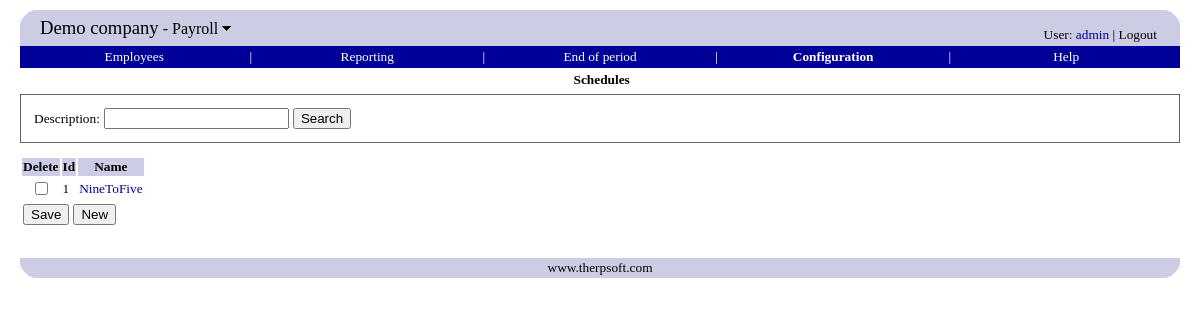
The page /payroll/schedules.php (signed in) on the database its author committed.
### tables this page shows
CREATE TABLE `companyinfo` (
  `companyname` varchar(80) default NULL,
  `vatnumber` varchar(32) default NULL,
  `streetaddress` varchar(128) default NULL,
  `city` varchar(32) default NULL,
  `zipcode` varchar(20) default NULL,
  `email` varchar(80) default NULL
);

CREATE TABLE `schedule` (
  `scheduleid` int(11) NOT NULL auto_increment,
  `description` varchar(32) default NULL,
  `recur_type` smallint(6) default NULL,
  `recur_interval` smallint(6) default NULL,
  `recur_count` smallint(6) default NULL,
  PRIMARY KEY  (`scheduleid`)
);

### include/database.inc.php (called while the page is built, shortened)
<?php
function query($sql)
{
	$q = mysql_query($sql);
	$err = mysql_error();
	return $q;
}
function fetch_array($query)
{
	return mysql_fetch_array($query);
}
function fetch_object($query)
{
	return mysql_fetch_object($query);
}
function findValue($sql, $default = null)
{
    $rs = query($sql);
    $row = fetch_array($rs);
    return $row[0];
}
?>

### payroll/schedules.php (the view, shortened to what this page needs)
<?php
	include('include.php');
    $description = getParam('description');
?>
<head>
</head>
<body>
<?php menubar("configuration.php") ?>
<form action="schedules.php" method="GET">
<div class="border">
<table>
<tr>
<td><?php etr("Description") ?>:</td>
<td><?php textbox("description") ?></td>
<td><input type="submit" name="search" value="<?php etr("Search") ?>"/>
</table>
</div>
</form>
<form action="schedules.php" method=POST>
<table>
<th><?php etr("Delete") ?></th>
<th><?php etr("Id") ?></th>
<th><?php etr("Name") ?></th>
<?php
    $sql = <<<SQL
    select
      scheduleid,
      description
    from schedule
    where description like '$description%'
SQL;
    $rs = query($sql);
    $i = 0;
    $class = "odd";
    while ($row = fetch_object($rs)) {
        echo "<tr class='$class'>";
        echo "<td align=center><input type=checkbox name='del_$i'/></td>";
        echo "<td>$row->scheduleid</td>";
        echo "<td><a href='schedule.php?scheduleid=$row->scheduleid'>$row->description</a></td>";
        echo "</tr>\n";
        $class = ($class == "odd" ? "even" : "odd");
        $i++;
    }
?>
</table>
<table>
<tr>
<td><?php saveButton() ?></td>
<td><?php newButton("schedule.php?action=new") ?></td>
</tr>
</table>
</form>
<?php bottom() ?>
</body>

### include/therp_include.php (shortened to what this page needs)
<?php
include('standard_include.php');
function top0($module = null)
{
	echo "<table cellpadding=0 cellspacing=0 width='100%' border=0>";
	echo "<tr>";
	echo "<td width=20><img src='../images/tl.png'></td>";
	echo "<td rowspan=2 bgColor='#CCCCE5'>";
	$title = tr("Switch module");
	$thERP = findValue("select companyname from companyinfo");
	echo "<span style='font-size: 14pt;'>";
	echo "<a class=logo href='../common/modules.php' title='$title'>$thERP</a></span>";
	if ($module != null) {
		echo "<span style='font-size: 12pt;'>&nbsp;-&nbsp;";
		$onMouseOver = "document.getElementById(\"down\").src=\"../images/down_hover.gif\"";
		$onMouseOut = "document.getElementById(\"down\").src=\"../images/down.gif\"";
		echo "<a class=logo href='../common/modules.php' title='$title' ";
		echo "onMouseOver='$onMouseOver' onMouseOut='$onMouseOut'>";
		echo tr($module);
		echo "&nbsp;<img id=down src='../images/down.gif' border=0 style='position: relative; top: -2'>";
		echo "</a>";
		echo "</span>";
	}
	echo "</td>";
	echo "<td align=right valign=bottom rowspan=2 bgColor='#CCCCE5' style='padding: 3'>";
	echo "<span class=username>";
	$href = '../payroll/selfservice_settings.php';
	echo tr("User") . ": <a href='$href'>" . getUser() . "</a> | <a href='../common/modules.php?logout=true' class=logo>";
	echo tr("Logout") . "</a>";
	echo "</span>\n";
	echo "</td>";
	echo "<td width=20><img src='../images/tr.png'></td>";
	echo "</tr>";
	echo "<tr bgColor='#CCCCE5'>";
	echo "<td>&nbsp;</td>";
	echo "<td>&nbsp;</td>";
	echo "</tr>";
	echo "</table>\n";
}
function bottom()
{
	echo "<br>";
	echo "<table cellpadding=0 cellspacing=0 width='100%' border=0>";
	echo "<tr>";
	echo "<td width=20><img src='../images/bl.png'></td>";
	echo "<td bgColor='#CCCCE5' align=center><a href='http://www.therpsoft.com' class=logo>www.therpsoft.com</a></td>";
	echo "<td width=20><img src='../images/br.png'></td>";
	echo "</tr>";
	echo "</table>";
}
function menu($href, $text, $width, $hasNext, $currentHref)
{
	$current = $href == $currentHref;
	$class = $current ? 'menubar_current' : 'menubar';
	echo "<td width='$width%' align='center'><a class=$class href='$href'>" . tr($text) . "</a></td>\n";
	if ($hasNext)
		echo "<td>|</td>";
}
?>

### include/therp.css (style rules this page uses)
BODY { margin-left: 20; margin-right: 20; margin-top: 10; margin-bottom: 40; font-family: verdana; font-size: 10pt; }
TH { font-family: verdana; font-size: 10pt; background-color: #CCCCE5; font-weight: bold; }
TD { font-family: verdana; font-size: 10pt; }
A { text-decoration: none; color: #000099; }
.menubar { background-color: #000099; color: white; text-decoration: none; font-weight: normal; }
.menubar_current { color: white; text-decoration: none; font-weight: bold; }
A.logo { text-decoration: none; color: black; }
.border { border: 1px solid #666; padding: 10; }
.username { font-size: 10pt; }

### rows shown on the page
companyinfo: companyname "Demo company"
schedule: scheduleid "1", description "NineToFive"

### other values the page prints
tr($module) "Payroll"
tr("User") "User"
getUser() "admin"
tr("Logout") "Logout"
tr($text) "Employees Reporting End of period Configuration Help"
$title "Schedules"
tr($text) "Description Delete Id Name"
